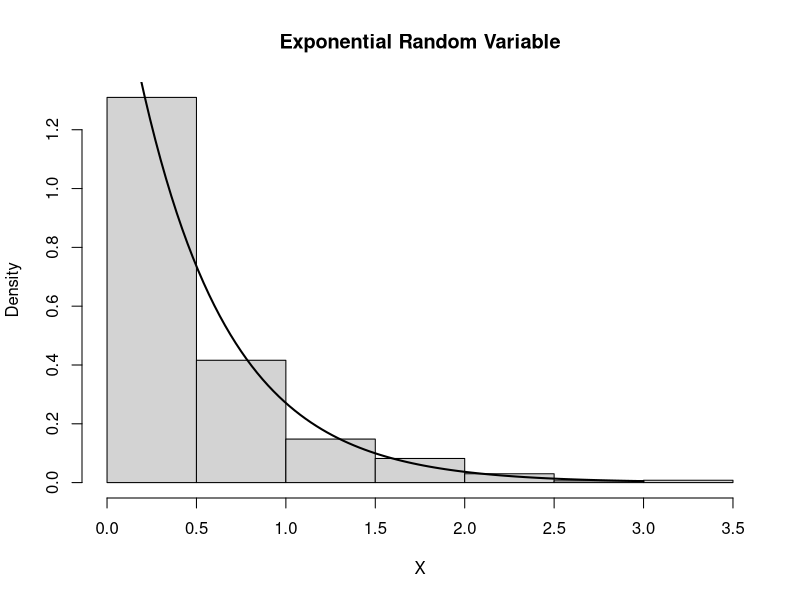

This chart was generated by the following R code:
num_samples <- 1000
U <- runif(num_samples)
X <- -log(1-U)/2

#plot

hist(X, freq = F, xlab = 'X', main = 'Exponential Random Variable')
curve(dexp(x, rate = 2), 0, 3, lwd = 2, xlab = '', ylab = '', add = T)
